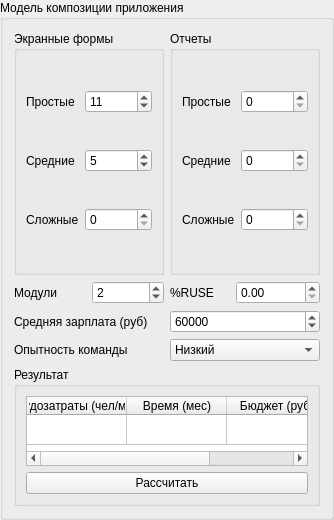
               <widget class="QGroupBox" name="groupBox_6">
                <property name="font">
                 <font>
                  <weight>50</weight>
                  <bold>false</bold>
                 </font>
                </property>
                <property name="title">
                 <string>Модель композиции приложения</string>
                </property>
                <layout class="QVBoxLayout" name="verticalLayout_19" stretch="4,1">
                 <item>
                  <layout class="QVBoxLayout" name="verticalLayout_13">
                   <item>
                    <layout class="QHBoxLayout" name="horizontalLayout_49">
                     <item>
                      <widget class="QGroupBox" name="groupBox_9">
                       <property name="font">
                        <font>
                         <weight>50</weight>
                         <bold>false</bold>
                        </font>
                       </property>
                       <property name="title">
                        <string>Экранные формы</string>
                       </property>
                       <layout class="QVBoxLayout" name="verticalLayout_11">
                        <item>
                         <layout class="QHBoxLayout" name="horizontalLayout_52">
                          <item>
                           <widget class="QLabel" name="label_41">
                            <property name="text">
                             <string>Простые</string>
                            </property>
                           </widget>
                          </item>
                          <item>
                           <widget class="QSpinBox" name="screenFormEasyInput">
                            <property name="maximum">
                             <number>99999999</number>
                            </property>
                            <property name="value">
                             <number>11</number>
                            </property>
                           </widget>
                          </item>
                         </layout>
                        </item>
                        <item>
                         <layout class="QHBoxLayout" name="horizontalLayout_53">
                          <item>
                           <widget class="QLabel" name="label_42">
                            <property name="text">
                             <string>Средние</string>
                            </property>
                           </widget>
                          </item>
                          <item>
                           <widget class="QSpinBox" name="screenFormNormalInput">
                            <property name="maximum">
                             <number>99999999</number>
                            </property>
                            <property name="value">
                             <number>5</number>
                            </property>
                           </widget>
                          </item>
                         </layout>
                        </item>
                        <item>
                         <layout class="QHBoxLayout" name="horizontalLayout_54">
                          <item>
                           <widget class="QLabel" name="label_43">
                            <property name="text">
                             <string>Сложные</string>
                            </property>
                           </widget>
                          </item>
                          <item>
                           <widget class="QSpinBox" name="screenFormHardInput">
                            <property name="maximum">
                             <number>99999999</number>
                            </property>
                           </widget>
                          </item>
                         </layout>
                        </item>
                       </layout>
                      </widget>
                     </item>
                     <item>
                      <widget class="QGroupBox" name="groupBox_8">
                       <property name="font">
                        <font>
                         <weight>50</weight>
                         <bold>false</bold>
                        </font>
                       </property>
                       <property name="title">
                        <string>Отчеты</string>
                       </property>
                       <layout class="QVBoxLayout" name="verticalLayout_12">
                        <item>
                         <layout class="QHBoxLayout" name="horizontalLayout_55">
                          <item>
                           <widget class="QLabel" name="label_44">
                            <property name="text">
                             <string>Простые</string>
                            </property>
                           </widget>
                          </item>
                          <item>
                           <widget class="QSpinBox" name="reportEasyInput">
                            <property name="maximum">
                             <number>99999999</number>
                            </property>
                           </widget>
                          </item>
                         </layout>
                        </item>
                        <item>
                         <layout class="QHBoxLayout" name="horizontalLayout_57">
                          <item>
                           <widget class="QLabel" name="label_46">
                            <property name="text">
                             <string>Средние</string>
                            </property>
                           </widget>
                          </item>
                          <item>
                           <widget class="QSpinBox" name="reportNormalInput">
                            <property name="maximum">
                             <number>99999999</number>
                            </property>
                           </widget>
                          </item>
                         </layout>
                        </item>
                        <item>
                         <layout class="QHBoxLayout" name="horizontalLayout_56">
                          <item>
                           <widget class="QLabel" name="label_45">
                            <property name="text">
                             <string>Сложные</string>
                            </property>
                           </widget>
                          </item>
                          <item>
                           <widget class="QSpinBox" name="reportHardInput">
                            <property name="maximum">
                             <number>99999999</number>
                            </property>
                           </widget>
                          </item>
                         </layout>
                        </item>
                       </layout>
                      </widget>
                     </item>
                    </layout>
                   </item>
                   <item>
                    <layout class="QGridLayout" name="gridLayout_2">
                     <item row="0" column="0">
                      <layout class="QHBoxLayout" name="horizontalLayout_58">
                       <item>
                        <widget class="QLabel" name="label_47">
                         <property name="text">
                          <string>Модули</string>
                         </property>
                        </widget>
                       </item>
                       <item>
                        <widget class="QSpinBox" name="modulesInput">
                         <property name="maximum">
                          <number>99999999</number>
                         </property>
                         <property name="value">
                          <number>2</number>
                         </property>
                        </widget>
                       </item>
                      </layout>
                     </item>
                     <item row="0" column="1">
                      <layout class="QHBoxLayout" name="horizontalLayout_59">
                       <item>
                        <widget class="QLabel" name="label_48">
                         <property name="text">
                          <string>%RUSE</string>
                         </property>
                        </widget>
                       </item>
                       <item>
                        <widget class="QDoubleSpinBox" name="RUSEPercentInput">
                         <property name="maximum">
                          <double>999999999.990000009536743</double>
                         </property>
                        </widget>
                       </item>
                      </layout>
                     </item>
                    </layout>
                   </item>
                   <item>
                    <layout class="QHBoxLayout" name="horizontalLayout_51" stretch="1,1">
                     <item>
                      <widget class="QLabel" name="label_40">
                       <property name="text">
                        <string>Средняя зарплата (руб)</string>
                       </property>
                      </widget>
                     </item>
                     <item>
                      <widget class="QSpinBox" name="avgSalaryCompositionInput">
                       <property name="maximum">
                        <number>99999999</number>
                       </property>
                       <property name="value">
                        <number>60000</number>
                       </property>
                      </widget>
                     </item>
                    </layout>
                   </item>
                   <item>
                    <layout class="QHBoxLayout" name="horizontalLayout_60" stretch="1,1">
                     <item>
                      <widget class="QLabel" name="label_49">
                       <property name="text">
                        <string>Опытность команды</string>
                       </property>
                      </widget>
                     </item>
                     <item>
                      <widget class="QComboBox" name="teamExpSelect">
                       <property name="currentIndex">
                        <number>1</number>
                       </property>
                       <item>
                        <property name="text">
                         <string>Очень низкий</string>
                        </property>
                       </item>
                       <item>
                        <property name="text">
                         <string>Низкий</string>
                        </property>
                       </item>
                       <item>
                        <property name="text">
                         <string>Номинальный</string>
                        </property>
                       </item>
                       <item>
                        <property name="text">
                         <string>Высокий</string>
                        </property>
                       </item>
                       <item>
                        <property name="text">
                         <string>Очень высокий</string>
                        </property>
                       </item>
                      </widget>
                     </item>
                    </layout>
                   </item>
                  </layout>
                 </item>
                 <item>
                  <widget class="QGroupBox" name="groupBox_10">
                   <property name="font">
                    <font>
                     <weight>50</weight>
                     <bold>false</bold>
                    </font>
                   </property>
                   <property name="title">
                    <string>Результат</string>
                   </property>
                   <layout class="QVBoxLayout" name="verticalLayout_14">
                    <item>
                     <widget class="QTableWidget" name="resultCompositionTable">
                      <attribute name="verticalHeaderVisible">
                       <bool>false</bool>
                      </attribute>
                      <row>
                       <property name="text">
                        <string>Результат</string>
                       </property>
                      </row>
                      <column>
                       <property name="text">
                        <string>Трудозатраты (чел/мес)</string>
                       </property>
                      </column>
                      <column>
                       <property name="text">
                        <string>Время (мес)</string>
                       </property>
                      </column>
                      <column>
                       <property name="text">
                        <string>Бюджет (руб)</string>
                       </property>
                      </column>
                     </widget>
                    </item>
                    <item>
                     <widget class="QPushButton" name="resultCompositionBtn">
                      <property name="text">
                       <string>Рассчитать</string>
                      </property>
                     </widget>
                    </item>
                   </layout>
                  </widget>
                 </item>
                </layout>
               </widget>
